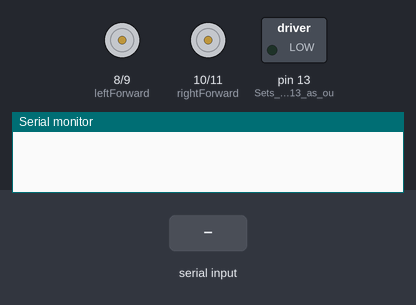
This sketch was run on a simulated Arduino Uno, built with avr-gcc and run on an emulated ATmega328P. On the bench: motor-driver pin pairs drawn as motors (green arrow = first pin HIGH = forward, orange = second pin HIGH = backward, longer = more drive), switched loads named in the sketch (green lamp = pin HIGH), the last lines printed to the serial monitor. The inputs (shaded band) are chosen by the test bench.

Above: at 1.2 s.
1.3 s: "2\n" received over Serial
At 2.0 s:
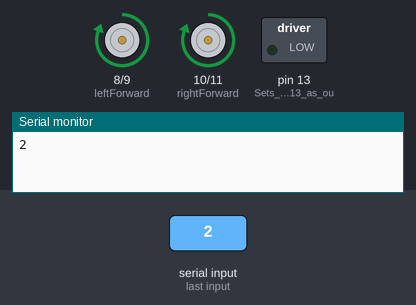
2.8 s: byte 49 ('1') received over Serial
At 3.2 s:
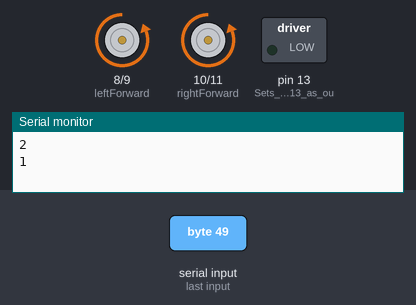
5.8 s: byte 51 ('3') received over Serial
At 6.7 s:
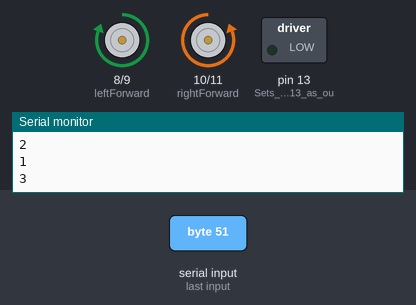
7.3 s: byte 52 ('4') received over Serial
At 7.8 s:
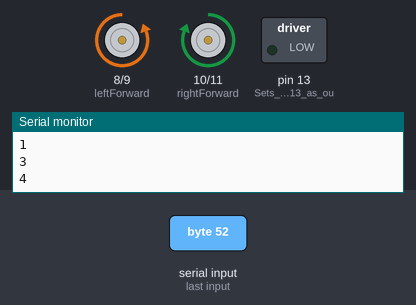
8.8 s: "1\n" received over Serial
At 10.1 s:
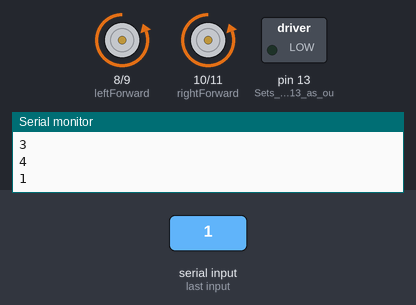
11.8 s: "3\n" received over Serial
At 12.4 s:
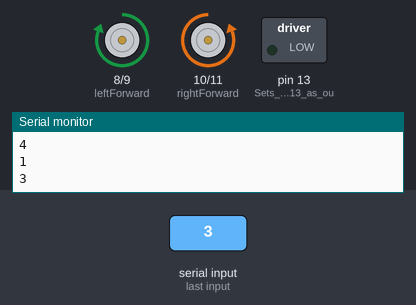
Timing chart, 0 to 14.3 s (numbered marks = the images above; inputs shaded):
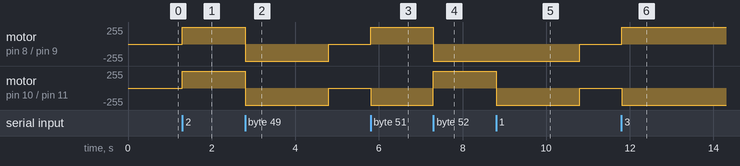

The sketch:

BLUTOOTH_CAR.ino
```cpp
//Declaring the pins for controlling the motors.
//I have not declared enable pins because I want the motor to run when I turn it on. If you want to turn on the motor manually then you can connect the enable pin ...
const int leftForward = 8;
const int leftBackward = 9;
const int rightForward = 10;
const int rightBackward = 11;
char data = 0;
void setup()
{
  pinMode(leftForward , OUTPUT);
  pinMode(leftBackward , OUTPUT);
  pinMode(rightForward , OUTPUT);
  pinMode(rightBackward , OUTPUT);

    Serial.begin(9600);   //Sets the baud for serial data transmission
     pinMode(13, OUTPUT);  //Sets digital pin 13 as output pin
}

void loop()
{

   if(Serial.available() > 0)      // Send data only when you receive data:
   {
      data = Serial.read();        //Read the incoming data & store into data
      Serial.print(data);          //Print Value inside data in Serial monitor
      Serial.print("\n");
      if(data == '2')              // Checks whether value of data is equal to 1
        {
   digitalWrite(leftForward,HIGH);
  digitalWrite(leftBackward,LOW);
  digitalWrite(rightForward,HIGH);
  digitalWrite(rightBackward,LOW);
  } //If value is 1 then LED turns ON

      else if(data == '1')  {       //  Checks whether value of data is equal to 0
  digitalWrite(leftForward,LOW);
  digitalWrite(leftBackward,HIGH);
  digitalWrite(rightForward,LOW);
  digitalWrite(rightBackward,HIGH);
    delay(2000);
   digitalWrite(leftForward,LOW);
  digitalWrite(leftBackward,LOW);
  digitalWrite(rightForward,LOW);
  digitalWrite(rightBackward,LOW); //If value is 0 then LED turns OFF

      }
       else if(data == '3')  {       //  Checks whether value of data is equal to 0
  digitalWrite(leftForward,HIGH);
  digitalWrite(leftBackward,LOW);
  digitalWrite(rightForward,LOW);
  digitalWrite(rightBackward,HIGH);    //If value is 0 then LED turns OFF

      }
       else if(data == '4')  {       //  Checks whether value of data is equal to 0
  digitalWrite(leftForward,LOW);
  digitalWrite(leftBackward,HIGH);
  digitalWrite(rightForward,HIGH);
  digitalWrite(rightBackward,LOW);    //If value is 0 then LED turns OFF

      }

   }


}
```

Measured:
- after the input at 1.3 s, motor on pin 8 (leftForward) / pin 9 (leftBackward), motor on pin 10 (rightForward) / pin 11 (rightBackward): stopped → forward 255/255 at once
- after the input at 2.8 s, motor on pin 8 (leftForward) / pin 9 (leftBackward), motor on pin 10 (rightForward) / pin 11 (rightBackward): forward 255/255 → backward 255/255 at once, → stopped 2.0 s later
- after the input at 5.8 s, motor on pin 8 (leftForward) / pin 9 (leftBackward): stopped → forward 255/255 at once; motor on pin 10 (rightForward) / pin 11 (rightBackward): stopped → backward 255/255 at once
- after the input at 7.3 s, motor on pin 8 (leftForward) / pin 9 (leftBackward): forward 255/255 → backward 255/255 at once; motor on pin 10 (rightForward) / pin 11 (rightBackward): backward 255/255 → forward 255/255 at once
- after the input at 8.8 s, motor on pin 8 (leftForward) / pin 9 (leftBackward): backward 255/255 → stopped after 2.0 s; motor on pin 10 (rightForward) / pin 11 (rightBackward): forward 255/255 → backward 255/255 at once, → stopped 2.0 s later
- after the input at 11.8 s, motor on pin 8 (leftForward) / pin 9 (leftBackward): stopped → forward 255/255 at once; motor on pin 10 (rightForward) / pin 11 (rightBackward): stopped → backward 255/255 at once
